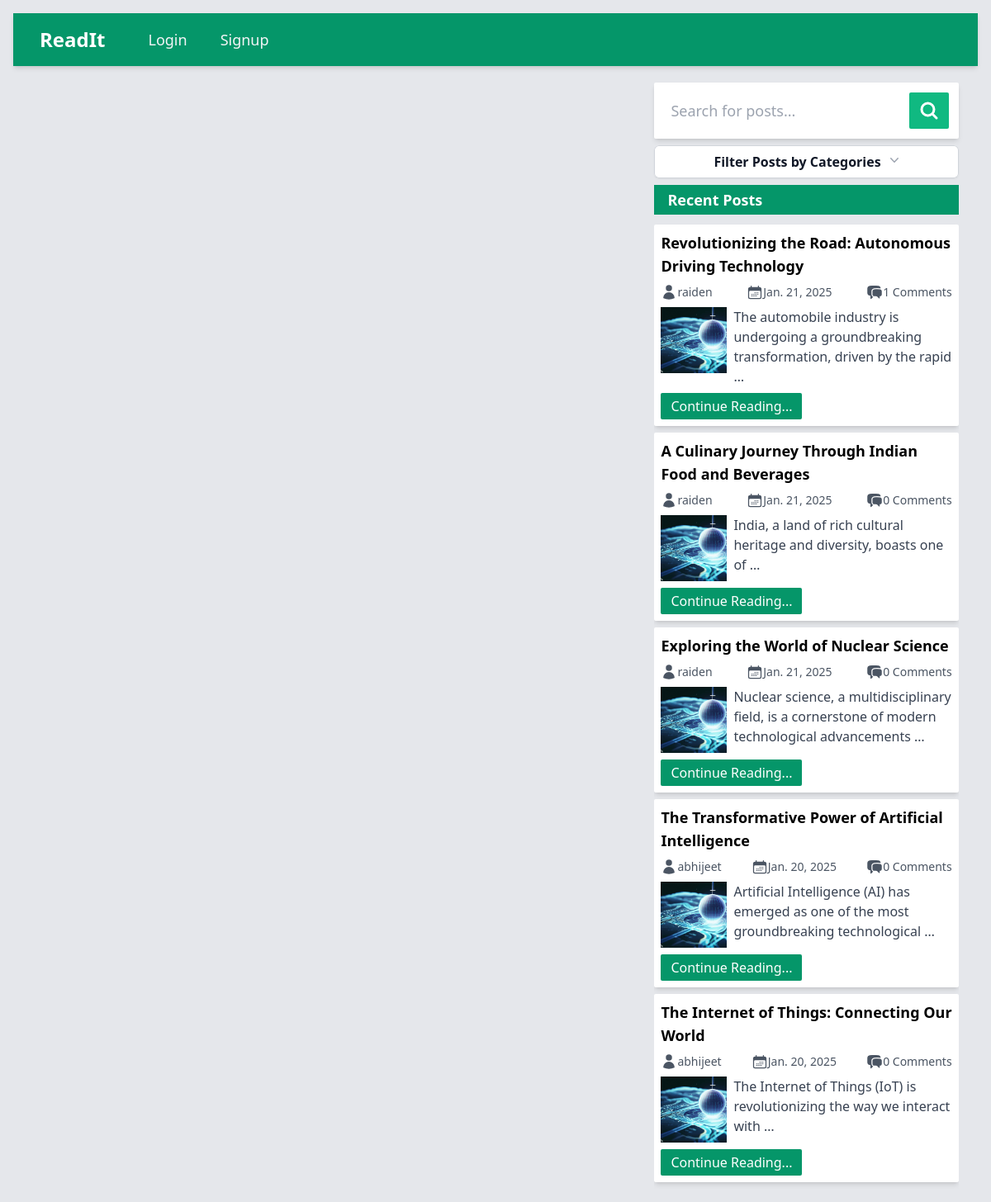
Page /posts/Fashion and Beauty/ on the committed database.
### base/models.py (models this page shows, shortened)
class Post(models.Model):
    id = models.UUIDField(primary_key=True, max_length=15, editable=False, default=uuid.uuid4)
    title = models.CharField(max_length=250)
    slug = models.SlugField(max_length=250, unique_for_date='created', null=True, blank=True)
    author= models.ForeignKey(User, on_delete= models.CASCADE)
    body = models.TextField()
    image = models.ImageField(upload_to='blog_images/', default='default_blogimage.jpg')
    category = models.CharField(max_length=100)
    created = models.DateTimeField(auto_now=True)
    updated = models.DateTimeField(auto_now=True)
    @property
    def image_url(self):
        if self.image and hasattr(self.image, 'url'):
            return self.image.url
    def get_absolute_url(self):
        return reverse('read_post', args=[str(self.id), self.slug])
    class Meta:
        ordering = ['-created']
        indexes = [models.Index(fields=['-created'])]

### base/views.py (the view)
# urls.py: path('posts/<str:category>/', views.post_categories, name='post_categories'),
def post_categories(request, category):
    posts = Post.objects.filter(category=category)
    recent_posts = Post.objects.all()[0:5]
    existing_categories = Category.objects.all()
    return render(request, 'index.html', {
        'posts': posts,
        'recent_posts': recent_posts,
        'existing_categories': existing_categories,
        })

### base/models.py (called while the page is built)
    def __str__(self):
        return self.title

### base/templates/index.html (shortened to what this page needs)
{% load static %}
<!DOCTYPE html>
<html lang="en">
  <head>
    <link rel="stylesheet" href="{% static 'style.css' %}" />
  </head>
  <body class="p-4 bg-gray-200">
    <nav class="bg-emerald-600 shadow-md">
      <div class="mx-auto max-w-7xl px-4 sm:px-6 lg:px-8">
        <div class="flex h-16 items-center justify-between">
          <div class="flex items-center">
            <div class="flex-shrink-0">
              <a class="text-2xl font-bold text-white" href="{% url 'home' %}">ReadIt</a>
            </div>
            <div class="hidden md:block">
              <div class="ml-10 flex items-baseline space-x-4">
                {% if user.is_authenticated %}
                <a
                  href="{% url 'create_post' %}"
                  class="text-gray-100 hover:bg-gray-700 hover:text-white rounded-md px-3 py-2 text-lg font-medium"
                  aria-current="page"
                  >Create Post</a
                >
                {% else %}
                <a
                  href="{% url 'login' %}"
                  class="text-gray-100 hover:bg-gray-700 hover:text-white rounded-md px-3 py-2 text-lg font-medium"
                  aria-current="page"
                  >Login</a
                >
                <a
                  href="{% url 'register' %}"
                  class="text-gray-100 hover:bg-gray-700 hover:text-white rounded-md px-3 py-2 text-lg font-medium"
                  >Signup</a
                >
                {% endif %}
              </div>
            </div>
          </div>
        </div>
      </div>
    </nav>
    <main
      class="mt-5 grid grid-cols-1 md:grid-cols-2 lg:grid-cols-3 gap-5 md:w-[98%] md:h-[80vh]"
    >
      <section
        class="flex justify-between flex-wrap gap-3 col-span-1 lg:col-span-2 md:overflow-y-scroll scrollbar-hide"
      >
      </section>
      <section class="order-first md:order-last flex flex-col">
        <form
          class="bg-white p-3 rounded-sm flex justify-between gap-1 shadow-md"
          action=""
          method="get"
        >
          <input
            type="text"
            required
            name="q"
            class="w-full p-2 rounded-lg focus:outline-gray-200 text-lg"
            placeholder="Search for posts..."
          />
          <button
            type="submit"
            class="bg-emerald-500 w-14 flex justify-center items-center rounded-sm text-white"
          >
            <svg
              xmlns="http://www.w3.org/2000/svg"
              fill="none"
              viewBox="0 0 24 24"
              stroke-width="3.0"
              stroke="currentColor"
              class="w-6 h-6"
            >
              <path
                stroke-linecap="round"
                stroke-linejoin="round"
                d="M21 21l-5.197-5.197m0 0A7.5 7.5 0 105.196 5.196a7.5 7.5 0 0010.607 10.607z"
              />
            </svg>
          </button>
        </form>
        <div class="my-2 relative float-right inline-block text-left">
          <div>
            <button
              type="button"
              class="inline-flex w-full justify-center gap-x-1.5 rounded-md bg-white px-3 py-2 text-md font-semibold text-gray-900 shadow-sm ring-1 ring-inset ring-gray-300 hover:bg-gray-50"
              id="categories-menu-button"
              aria-expanded="true"
              aria-haspopup="true"
            >
              Filter Posts by Categories
              <svg
                class="-mr-1 h-5 w-5 text-gray-400"
                viewBox="0 0 20 20"
                fill="currentColor"
                aria-hidden="true"
              >
                <path
                  fill-rule="evenodd"
                  d="M5.23 7.21a.75.75 0 011.06.02L10 11.168l3.71-3.938a.75.75 0 111.08 1.04l-4.25 4.5a.75.75 0 01-1.08 0l-4.25-4.5a.75.75 0 01.02-1.06z"
                  clip-rule="evenodd"
                />
              </svg>
            </button>
          </div>
        </div>
        <div class="hidden md:flex flex-col relative">
          <h1
            class="bg-emerald-600 text-lg font-bold px-4 mb-1 py-1 text-white capitalize"
          >
            Recent Posts
          </h1>
          <div class="lg:h-[55vh] overflow-y-scroll scrollbar-hide">
            {% for post in recent_posts %}
            <div
              class="w-full my-2 h-fit rounded-sm shadow-md bg-white flex flex-col p-2"
            >
              <h2 class="font-semibold text-lg">
                {{post.title|truncatewords:10 }}
              </h2>
              <div
                class="w-full py-2 text-sm text-gray-600 flex justify-between"
              >
                <div class="flex">
                  <a href="{% url 'profile' post.author.username post.author.id %}"
                  >
                    {{ post.author }}
                  </a>
                </div>
                <div class="flex">
                  <p>{{ post.created|date:"M. d, Y" }}</p>
                </div>
                <div class="flex">
                  <p>{{ post.comments.count }} Comments</p>
                </div>
              </div>
              <div class="w-full flex gap-2 justify-between">
                <img
                  class="w-20 h-20"
                  src="{{ post.image_url|default_if_none:'media/blog_images/default_blogimage.jpg'}}"
                  alt=""
                  srcset=""
                />
                <p class="text-left text-gray-700">
                  {{ post.body|truncatewords:12 }}
                </p>
              </div>
              <a
                href="{{ post.get_absolute_url }}"
                class="w-fit mt-2 text-white bg-emerald-600 px-3 py-1 rounded-sm"
              >Continue Reading...</a
              >
            </div>
            {% endfor %}
          </div>
        </div>
      </section>
    </main>
  </body>
</html>

### rows in the picture
Post: title "Revolutionizing the Road: Autonomous Driving Technology", author "raiden", created "Jan. 21, 2025", comments.count "1", image_url (placeholder picture), body "The automobile industry is undergoing a groundbreaking transformation, driven by the rapid …"
Post: title "A Culinary Journey Through Indian Food and Beverages", author "raiden", created "Jan. 21, 2025", comments.count "0", image_url (placeholder picture), body "India, a land of rich cultural heritage and diversity, boasts one of …"
Post: title "Exploring the World of Nuclear Science", author "raiden", created "Jan. 21, 2025", comments.count "0", image_url (placeholder picture), body "Nuclear science, a multidisciplinary field, is a cornerstone of modern technological advancements …"
Post: title "The Transformative Power of Artificial Intelligence", author "abhijeet", created "Jan. 20, 2025", comments.count "0", image_url (placeholder picture), body "Artificial Intelligence (AI) has emerged as one of the most groundbreaking technological …"
Post: title "The Internet of Things: Connecting Our World", author "abhijeet", created "Jan. 20, 2025", comments.count "0", image_url (placeholder picture), body "The Internet of Things (IoT) is revolutionizing the way we interact with …"
